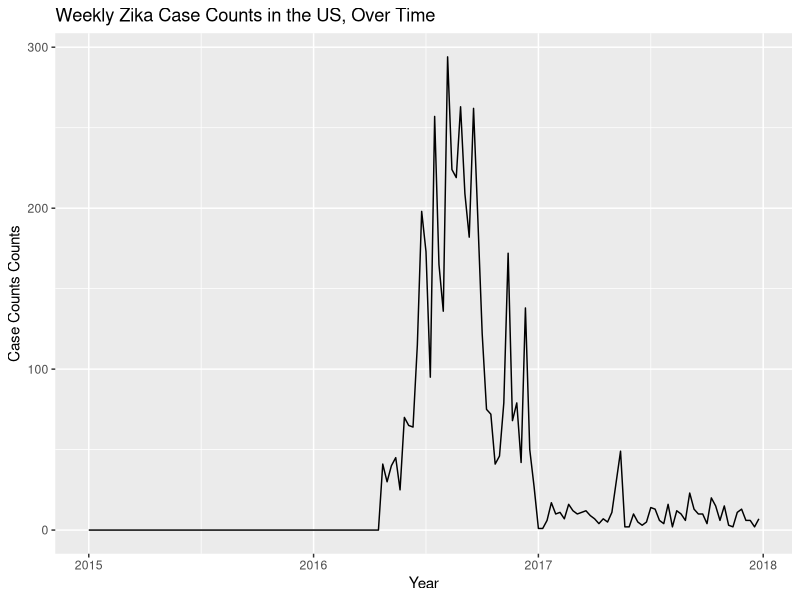
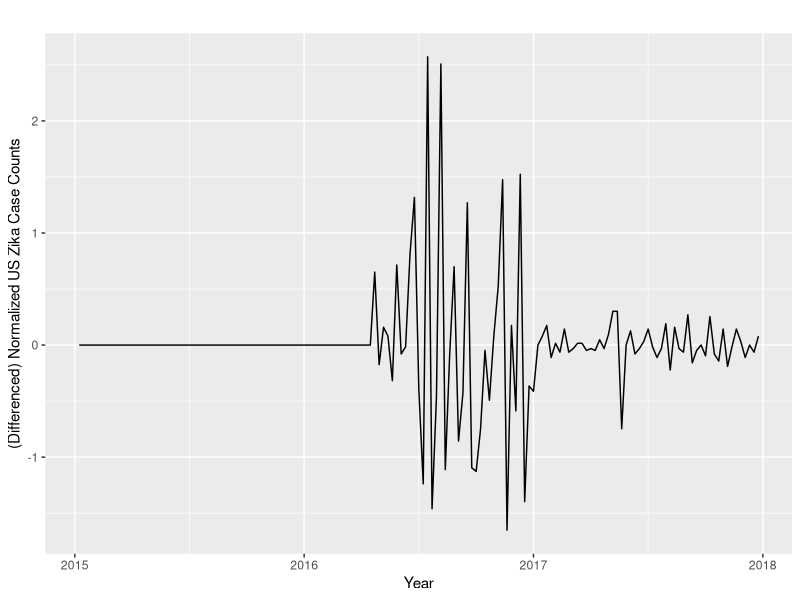
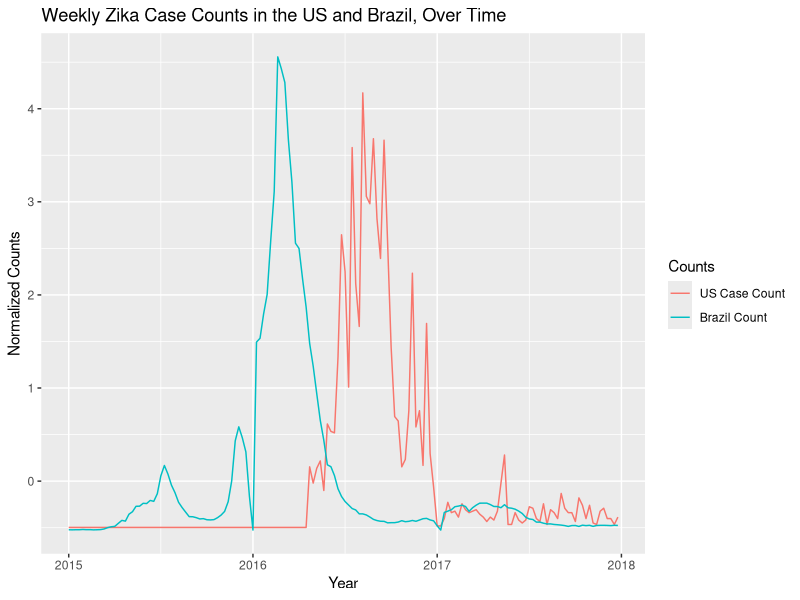
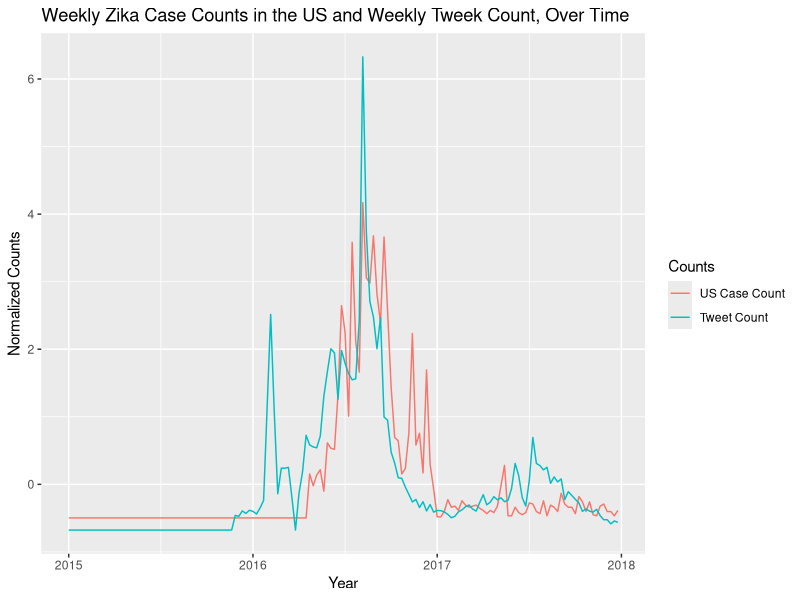
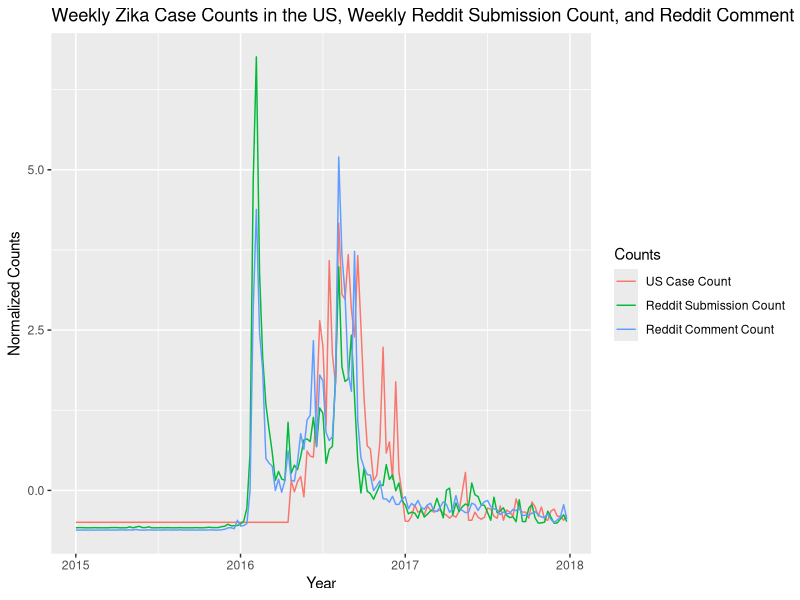
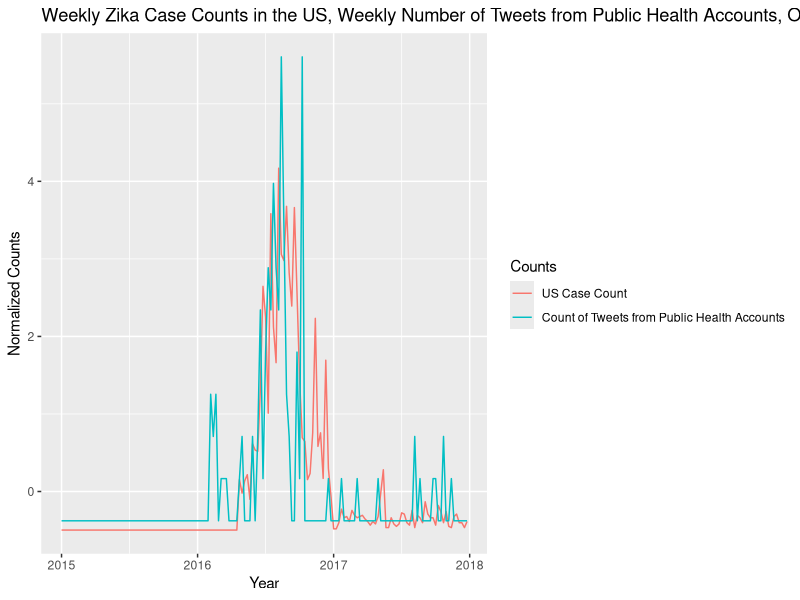
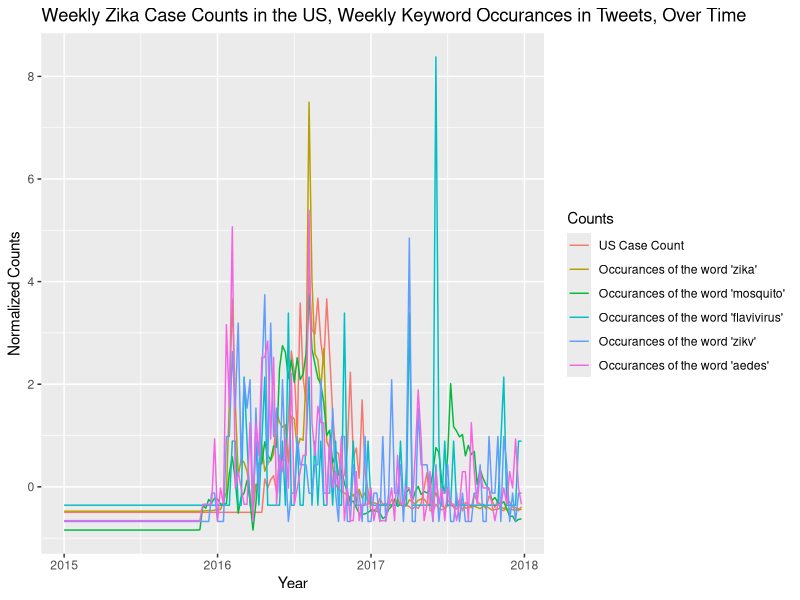
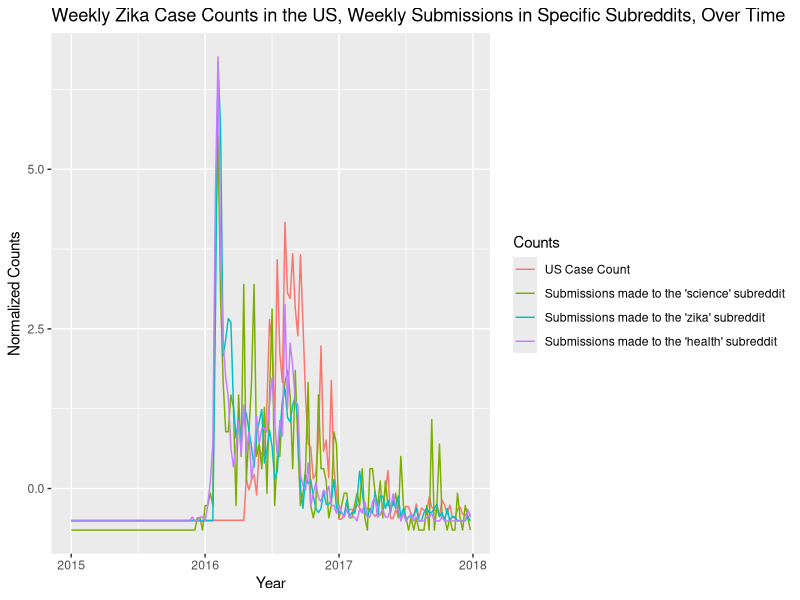

Source code (R) for these figures, in order:
## ---- chunk 1
library(tidyverse) # data manipulation
library(forecast) # for ts modelling
library(urca) # for unit root test
library(ggplot2) # for visualizations

# for global settings (use knitr)
knitr::opts_chunk$set(
  echo = FALSE,
  fig.align = "center",
  fig.show = TRUE
)
## ---- chunk 2
# Read in dataset
forecast_df <- read_csv("../Data/zika_timeseries.csv")
## ---- chunk 3
forecast_df %>%
  rowid_to_column() %>%
  filter(brazil_counts < 0 | observed < 0) %>%
  select(rowid, brazil_counts, observed) %>%
  knitr::kable()
## ---- chunk 4
observations_to_impute <- c(123)

forecast_df[observations_to_impute,"observed"] <- (forecast_df[observations_to_impute-1,"observed"] + forecast_df[observations_to_impute+1,"observed"])/2
## ---- chunk 5
scaled_forecast <- forecast_df %>%
  mutate_all(scale)

# Time series object
ts_obj <- ts(forecast_df, start = c(2015, 1), end = c(2017, 52) , frequency = 52)

# Time series object with scaled counts
ts_obj_scaled <- ts(scaled_forecast, start = c(2015, 1), end = c(2017, 52), frequency = 52)
## ---- chunk 6
observed_vals <- forecast_df %>% 
  mutate(observed = if_else(is.na(observed), 0, observed)) 

autoplot(ts_obj[,c("observed")]) +
  xlab("Year") + 
  ylab("Case Counts Counts") +
  labs(title = "Weekly Zika Case Counts in the US, Over Time")
## ---- chunk 7
ur.kpss(observed_vals$observed) %>% summary()
## ---- chunk 8
autoplot(diff(ts_obj_scaled[,c("observed")])) +
  xlab("Year") + 
  ylab("(Differenced) Normalized US Zika Case Counts")

## ---- chunk 9
autoplot(ts_obj_scaled[,c("observed", "brazil_counts")]) +
  xlab("Year") + 
  ylab("Normalized Counts") +
  scale_color_discrete(name = "Counts", labels = c("US Case Count", "Brazil Count")) +
  labs(title = "Weekly Zika Case Counts in the US and Brazil, Over Time")
## ---- chunk 10
autoplot(ts_obj_scaled[,c("observed", "tweet_count")]) +
  xlab("Year") + 
  ylab("Normalized Counts") +
  scale_color_discrete(name = "Counts", labels = c("US Case Count", "Tweet Count")) +
  labs(title = "Weekly Zika Case Counts in the US and Weekly Tweek Count, Over Time")
## ---- chunk 11
autoplot(ts_obj_scaled[,c("observed", "submission_count", "comment_count")]) +
  xlab("Year") + 
  ylab("Normalized Counts") +
  scale_color_discrete(
    name = "Counts", 
    labels = c("US Case Count", "Reddit Submission Count", "Reddit Comment Count")
    ) +
  labs(
    title = "Weekly Zika Case Counts in the US, Weekly Reddit Submission Count, and Reddit Comment Count, Over Time"
    )
## ---- chunk 12
autoplot(ts_obj_scaled[,c("observed", "ph_account_counts")]) +
  xlab("Year") + 
  ylab("Normalized Counts") +
  scale_color_discrete(
    name = "Counts", 
    labels = c("US Case Count", "Count of Tweets from Public Health Accounts")
    ) +
  labs(
    title = "Weekly Zika Case Counts in the US, Weekly Number of Tweets from Public Health Accounts, Over Time"
    )
## ---- chunk 13
autoplot(ts_obj_scaled[,c("observed", "tk_zika", "tk_mosquito", "tk_flavivirus", "tk_zikv", "tk_aedes")]) +
  xlab("Year") + 
  ylab("Normalized Counts") +
  scale_color_discrete(
    name = "Counts", 
    labels = c(
      "US Case Count",
      "Occurances of the word 'zika'", 
      "Occurances of the word 'mosquito'",
      "Occurances of the word 'flavivirus'",
      "Occurances of the word 'zikv'",
      "Occurances of the word 'aedes'"
      )
    ) +
  labs(
    title = "Weekly Zika Case Counts in the US, Weekly Keyword Occurances in Tweets, Over Time"
    )
## ---- chunk 14
autoplot(ts_obj_scaled[,c("observed", "num_science_submissions", "num_zika_submissions", "num_health_submissions")]) +
  xlab("Year") + 
  ylab("Normalized Counts") +
  scale_color_discrete(
    name = "Counts", 
    labels = c(
      "US Case Count",
      "Submissions made to the 'science' subreddit", 
      "Submissions made to the 'zika' subreddit", 
      "Submissions made to the 'health' subreddit"
      )
    ) +
  labs(
    title = "Weekly Zika Case Counts in the US, Weekly Submissions in Specific Subreddits, Over Time"
    )
## ---- chunk 15
ggAcf(diff(forecast_df$observed), na.action = na.omit) +
  labs(title = "Autocorrelation Function Plot for Differenced US Zika Case Counts")

ggAcf(diff(forecast_df$observed), na.action = na.omit, type = "partial") +
  labs(title = "Partial Autocorrelation Function Plot for Differenced US Zika Case Counts")
## ---- chunk 16
ggCcf(x = diff(forecast_df$observed), y = diff(forecast_df$brazil_counts), na.action = na.omit) +
  labs(title = "Cross Correlation Function Plot Between Differenced US Zika Case Counts and Brazil Case Counts")
## ---- chunk 17
ggCcf(x = diff(forecast_df$observed), y = diff(forecast_df$tweet_count), na.action = na.omit) +
  labs(title = "Cross Correlation Function Plot Between Differenced US Zika Case Counts and Tweet Counts")
## ---- chunk 18
ggCcf(x = diff(forecast_df$observed), y = diff(forecast_df$submission_count), na.action = na.omit) +
  labs(title = "Cross Correlation Function Plot Between Differenced US Zika Case Counts and Reddit Submissions")
## ---- chunk 19
ggCcf(x = diff(forecast_df$observed), y = diff(forecast_df$ph_account_counts), na.action = na.omit) +
  labs(title = "Cross Correlation Function Plot Between Differenced US Zika Case Counts and Number of Tweets from Public Health Accounts")
## ---- chunk 20
ar_1 <- Arima(ts_obj[53:104,"observed"], order=c(1, 1, 0))
f1 <- forecast(ar_1)
summary(ar_1)
## ---- chunk 21
ar_2 <- Arima(ts_obj[53:104,"observed"], order=c(2, 1, 0))
f2 <- forecast(ar_2)
summary(ar_2)
## ---- chunk 22
ar_3 <- Arima(ts_obj[53:104,"observed"], order=c(3, 1, 0))
f3 <- forecast(ar_3)
summary(ar_3)
## ---- chunk 23
ar_brazil <- Arima(
  ts_obj[53:104,"observed"],
  xreg = ts_obj[53:104, c("brazil_counts")], 
  order=c(3, 1, 0)
  )
f_brazil <- forecast(
  ar_brazil, 
  xreg = ts_obj[53:104, c("brazil_counts")]
  )
summary(ar_brazil)
## ---- chunk 24
ar_tweet <- Arima(
  ts_obj[53:104,"observed"],
  xreg = ts_obj[53:104, c("tweet_count")], 
  order=c(3, 1, 0)
  )
f_tweet <- forecast(
  ar_tweet, 
  xreg = ts_obj[53:104, c("tweet_count")]
  )
summary(ar_tweet)
## ---- chunk 25
ar_sci_submission <- Arima(
  ts_obj[53:104,"observed"],
  xreg = ts_obj[53:104, c("num_science_submissions")], 
  order=c(3, 1, 0)
  )
f_sci_submission <- forecast(
  ar_sci_submission, 
  xreg = ts_obj[53:104, c("num_science_submissions")]
  )
summary(ar_sci_submission)
## ---- chunk 26
ar_ph_account <- Arima(
  ts_obj[53:104,"observed"],
  xreg = ts_obj[53:104, c("ph_account_counts")], 
  order=c(3, 1, 0)
  )
f_ph_account <- forecast(
  ar_ph_account, 
  xreg = ts_obj[53:104, c("ph_account_counts")]
  )
summary(ar_ph_account)
## ---- chunk 27
ar_tweet_ph_account <- Arima(
  ts_obj[53:104,"observed"],
  xreg = ts_obj[53:104, c("tweet_count", "ph_account_counts")], 
  order=c(3, 1, 0)
  )
f_tweet_ph_account <- forecast(
  ar_tweet_ph_account, 
  xreg = ts_obj[53:104, c("tweet_count", "ph_account_counts")]
  )
summary(ar_tweet_ph_account)
## ---- chunk 28
lagged_predictors <- cbind(
  lagged_brazil_counts = stats::lag(ts_obj[,"brazil_counts"], -20), # lag of 8 because cases in Brazil began to appear about 2 months prior to when they started popping up in the US
  lagged_ph_accounts = stats::lag(ts_obj[,"ph_account_counts"], -2), # based on CCF
  lagged_tweet_counts = stats::lag(ts_obj[, "tweet_count"], -5), # based on CCF
  lagged_submission_counts = stats::lag(ts_obj[, "submission_count"], -14) # based on CCF
)
## ---- chunk 29
ar_tweet_reddit_ph_account_brazil <- Arima(
  ts_obj[53:104,"observed"],
  xreg = cbind(
    ts_obj[53:104, c("tweet_count", "ph_account_counts")],  
    brazil_cases=lagged_predictors[53:104, "lagged_brazil_counts"],
    reddit_submissions=lagged_predictors[53:104, "lagged_submission_counts"]
    ), 
  order=c(3, 1, 0)
  )
f_tweet_reddit_ph_account_brazil <- forecast(
  ar_tweet_reddit_ph_account_brazil, 
  xreg = cbind(
    ts_obj[53:104, c("tweet_count", "ph_account_counts")],  
    brazil_cases=lagged_predictors[53:104, "lagged_brazil_counts"],
    reddit_submissions=lagged_predictors[53:104, "lagged_submission_counts"]
    )
  )
summary(ar_tweet_reddit_ph_account_brazil)
## ---- chunk 30
# Visualize Fitted vs Actual
predictions <- as.data.frame(cbind(
  week = 1:52,
  actual = ts_obj[53:104, c("observed")],
  pure_arima = f3$fitted,
  tweets_only = f_tweet$fitted,
  final_model = f_tweet_reddit_ph_account_brazil$fitted
  ))


predictions %>%
  gather(key = "Model", value = "Prediction",  c(actual, pure_arima, tweets_only, final_model)) %>%
  ggplot(aes(x = week, y = Prediction, color = Model)) +
  geom_line(size = 1) + 
  scale_color_discrete(
    name = "Models", 
    labels = c(
      "actual", 
      "ARIMA(3,1)", 
      "ARIMA(3, 1) + Tweet Count", 
      "ARIMA(3,1) + Tweet Count + PH Tweet Count + Brazil Case Count + Reddit Submission Count"
      )
    )
